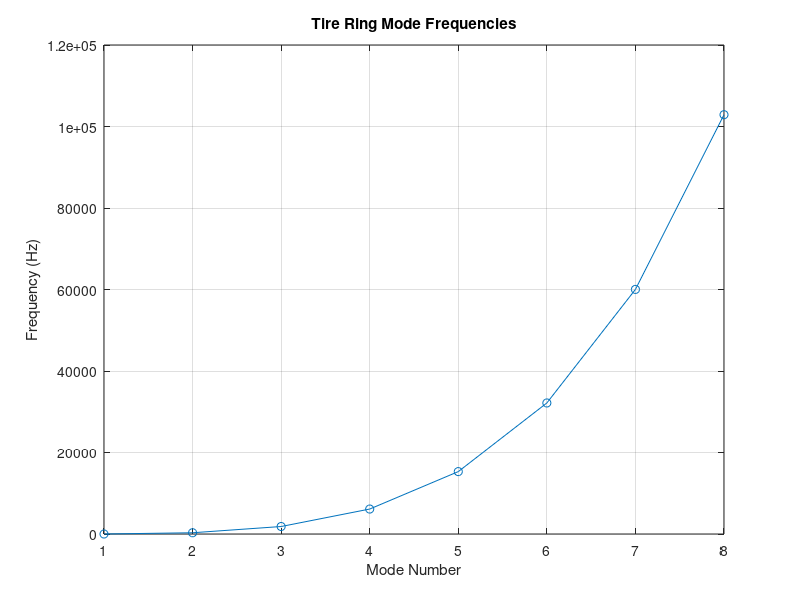

Write MATLAB code to recreate this figure.
clc;
clear;

%% data

R = 0.20;          % radius [m]
E = 8e6;           % rubber modulus [Pa]
V = 2.6e-3;        %體積
m = 3.6;        %直量
rho = m/V;        % density [kg/m^3]
A = 2500e-6;    % 截面積
I = 1.78e-5;   % 截面二次矩

mode_max = 8;

%% 計算
freq = zeros(mode_max,1);

fprintf('Mode   Frequency (Hz)\n');
fprintf('----------------------\n');

for n = 1:mode_max

    if n == 1
        freq(n) = 0; % rigid-body mode
        fprintf('%2d     %.2f\n', n, freq(n));
        continue;
    end

    % classical ring bending scaling (stable form)
    omega = sqrt( (E*I)/(rho*A*R^4) ) * (n^2*(n^2-1));

    freq(n) = omega/(2*pi);

    fprintf('%2d     %.2f\n', n, freq(n));

end
% plot
figure;
plot(1:mode_max, freq, '-o');
xlabel('Mode Number');
ylabel('Frequency (Hz)');
title('Tire Ring Mode Frequencies');
grid on;
